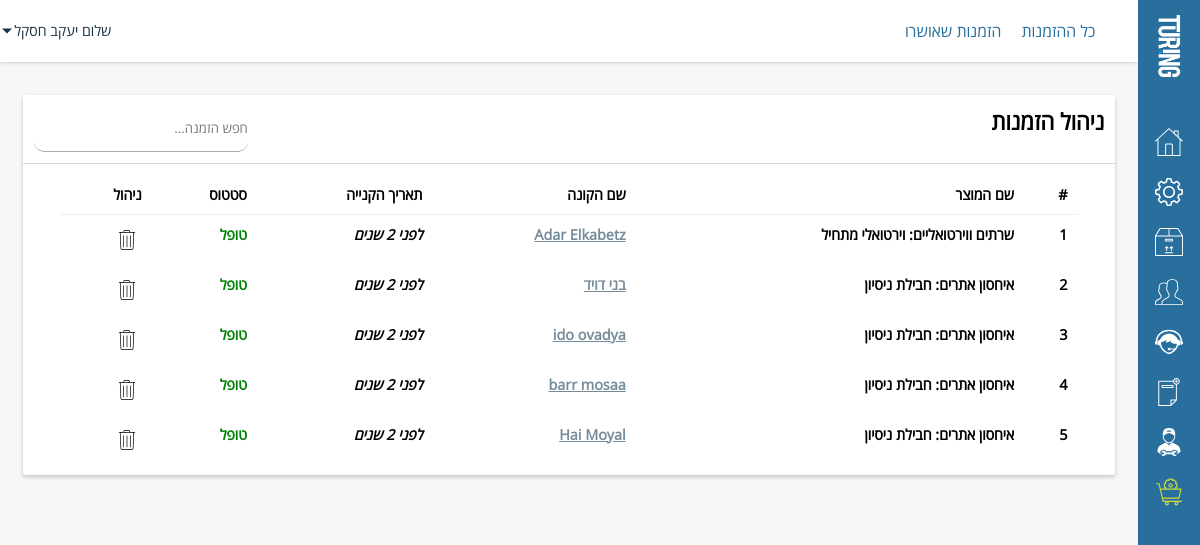
Page /admin/index.php?act=orders (signed in) on the committed database.
### tables this page shows
CREATE TABLE `turing_members` (
  `id` int(11) NOT NULL,
  `username` text NOT NULL,
  `firstname` text NOT NULL,
  `lastname` text NOT NULL,
  `job` varchar(50) NOT NULL DEFAULT 'לא זמין',
  `picture` varchar(150) NOT NULL DEFAULT 'assets/images/customer.png',
  `status` int(11) NOT NULL,
  `password` text NOT NULL,
  `email` text NOT NULL,
  `phone` text NOT NULL,
  `address` text NOT NULL,
  `business_name` text NOT NULL,
  `business_id` int(11) NOT NULL,
  `gender` enum('male','female') NOT NULL,
  `email_message` enum('enable','disable') NOT NULL,
  `registration_date` text NOT NULL,
  `ip` text NOT NULL,
  `level` text NOT NULL,
  `broker_id` int(5) NOT NULL
);

CREATE TABLE `turing_orders` (
  `id` int(11) NOT NULL,
  `date` text NOT NULL,
  `userid` text NOT NULL,
  `productid` text NOT NULL,
  `extra` text,
  `status` text NOT NULL,
  `ip` text NOT NULL,
  `broker_id` int(10) NOT NULL,
  `Cost` int(10) NOT NULL,
  `transaction_id` varchar(50) DEFAULT NULL,
  `payer_email` varchar(50) DEFAULT NULL
);

CREATE TABLE `turing_product` (
  `id` int(11) NOT NULL,
  `title` text NOT NULL,
  `price` text NOT NULL,
  `parameters` text NOT NULL,
  `type` enum('hosts','virtual','reseller','servers','clouds','domains','dedi') NOT NULL,
  `date` text NOT NULL,
  `index` text NOT NULL,
  `recommended` tinyint(1) NOT NULL
);

### core/User.php (called while the page is built, shortened)
<?php
class User {
		var $fullname;
		function __construct($id) {
			if($id != 0)
			{
				$data = $GLOBALS['mysqli']->query("SELECT * FROM `".PREFIX."_members` WHERE `id`='".(int) $id."'")->fetch_assoc();
				$this->fullname		= $data['firstname']." ".$data['lastname'];
			}
			else {
				$this->level = 0;
			}
		}
		function get_Fullname() {
			return $this->fullname;
		}
}
?>

### admin/sources/orders.php (the view, shortened to what this page needs)
<?php
	switch($_GET['do'])
	{
		default:
?>
	<div id="left-side">
		<div class="container">
			<div class="block">
				<div class="block-title">
					<h1>ניהול הזמנות</h1>
					<div class="input-field">
						<input type="text" class="search" placeholder="חפש הזמנה...">
					</div>
				<span class="counter"></span>
				</div>
				<div class="block-inner">
					<table class="table table-hover table-bordered results">
					  <thead>
						<tr>
							<th>#</th>
							<th class="col-md-5 col-xs-5">שם המוצר</th>
							<th class="col-md-4 col-xs-4">שם הקונה</th>
							<th class="col-md-3 col-xs-3">תאריך הקנייה</th>
							<th class="col-md-3 col-xs-3">סטטוס</th>
							<th class="col-md-3 col-xs-3">ניהול</th>
						</tr>
					  </thead>
					  <tbody>
							<?php
								$qGetOrders = $mysqli->query("SELECT * FROM `".PREFIX."_orders` ORDER BY `status` ASC,`date` DESC");
								$counter = 1;
								while($qGetOrderData = $qGetOrders->fetch_assoc())
								{
									$UserData = new User($qGetOrderData['userid']);
									$Product = $mysqli->query("SELECT * FROM `".PREFIX."_product` WHERE `id`='{$qGetOrderData['productid']}' LIMIT 1");
									$ProductData = $Product->fetch_assoc();
									$game = "";
									if($ProductData['type'] == "hosts")
										$type = "איחסון אתרים";
									if($ProductData['type'] == "virtual")
										$type = "שרתים ווירטואליים";
									if ($qGetOrderData['status'] == 0)
									{
										$sStatus = "<span style='font-weight: bold;color: red;'>לא טופל</span>";
									}
									else {
										$sStatus = "<span style='font-weight: bold;color: green;'>טופל</span>";
									}
							?>
							<tr>
								<th scope="row"><?= $counter ?></th>
								<th><?= $type."".$game.": ".$ProductData['title'] ?></th>
								<th><a href="index.php?act=customers&do=view&id=<?= $qGetOrderData['userid'] ?>"><?= $UserData->get_FullName() ?></a></th>
								<th><?= ago($qGetOrderData['date']) ?></th>
								<th><?= $sStatus ?></th>
								<th>
										<a <?= "onClick=\"javascript: return confirm('האם אתה בטוח שברצונך למחוק הזמנה זו מהמערכת?');\" href='index.php?act=orders&do=remove&id=".$qGetOrderData['id']."' " ?> aria-label="מחיקה" class="hint--top editsvg">
										</a>
								</th>
								</tr>
							<?php
								$counter++;
								}
							?>
						</tbody>
					</table>
				</div>
			</div>
		</div>
	</div>
<?php
break;
	}
?>

### admin/template/header.php (shortened to what this page needs)
<!DOCTYPE html>
<html lang="he" dir="rtl">
<head>
	<link rel="stylesheet" href="assets/css/style.css">
	<link rel="stylesheet" href="assets/css/animate.css">
	<link rel="stylesheet" href="assets/css/hint.min.css">
  </head>
<body>
	<header>
		<ul class="desktop">
			<?php
				if($_GET['act'] == "orders") {
					echo '
						<li><a href="index.php?act=orders&filter=-1">כל ההזמנות</a></li>
						<li><a href="index.php?act=orders&filter=1">הזמנות שאושרו</a></li>
					';
				}
			?>
		</ul>
		<div id="header-left">
			<div id="header-userbar">
				<p>שלום <?= $User->get_FullName() ?> <svg xmlns="http://www.w3.org/2000/svg" version="1.1" x="0" y="0" viewBox="0 0 386.3 386.3" xml:space="preserve"><polygon points="0 96.9 193.1 289.4 386.3 96.9 "/></svg></p>
			</div>
		</div>
	</header>

### core/functions.php (shortened to what this page needs)
<?php
global $mysqli;
include "User.php";
if(isset($_SESSION['Username']))
{
	$select = $mysqli->query("SELECT * FROM `".PREFIX."_members` WHERE `id` = '". (int) $_SESSION['UserId'] . "'");
	if ($select->num_rows > 0)
	{
		$User = new User($_SESSION['UserId']);
	}
}
function ago($time)
{
   $periods = array("שניות", "דקות", "שעות", "ימים", "שבועות", "חודשים", "שנים");
   $lengths = array("60","60","24","7","4.35","12","10");
   $now = time();
       $difference     = $now - $time;
   for($j = 0; $difference >= $lengths[$j] && $j < count($lengths)-1; $j++) {
       $difference /= $lengths[$j];
   }
   $date = date("h:m:s d/m/y",$time);
   $difference = round($difference);
   return "<i  class='customTitle' title='$date'>לפני $difference $periods[$j]</i>";
}
?>

### admin/assets/css/style.css (style rules this page uses)
* { margin:0;padding:0;outline:0;border:0;vertical-align:top;text-decoration:none;list-style:none }
a { color:inherit }
body { font-family:'OpenSansHebrewRegular', arial;background-color:#f6f7f8 }
.container { position:relative;padding:2%;box-sizing:border-box }
#left-side { float:left;margin:62px 0 0 0;height:auto;padding-bottom:40px;width:calc(100vw - 62px) }
#left-side .container { height:100% }
.desktop { display:block }
header { z-index:99;background:#fff;top:0;left:0;width:calc(100vw - 62px);height:62px;position:fixed;box-shadow:0 0 4px rgba(0, 0, 0, 0.25) }
header > ul { float:right;line-height:62px;padding:0 2% 0 0 }
header > ul > li { float:right }
header > ul > li > a { float:right;padding:0 20px 0 0;color:#286f9e }
header #header-left { float:left;margin:0 0 0 1%;height:100%;position:relative }
header #header-left svg { max-width:18px;max-height:18px;fill:#286f9e }
header #header-left #header-userbar { float:right;position:relative;width:100px;cursor:pointer; }
header #header-left #header-userbar > p { line-height:62px;font-size:0.9em;color:#1b3445;position:relative;float:right }
header #header-left #header-userbar > p svg { max-width:10px;max-height:10px;position:absolute;top:50%;transform:translateY(-50%);left:-12px;fill:currentColor }
header #header-left div { cursor:pointer }
.block { float:right;width:100%;background:#fff;border-radius:2px;box-shadow:0 2px 4px rgba(0, 0, 0, 0.2);box-sizing:border-box;margin-top: 10px; }
.block .block-title { float:right;width:100%;border-bottom:1px solid #d4dade;padding:1%;box-sizing:border-box }
.block .block-title > h1 { float:right }
.block .block-inner { padding:1%;float:right;width:100%;box-sizing:border-box }
.block .input-field { float:right;width:100%;margin-bottom:20px;position:relative;margin-top:20px }
.block .input-field input[type=text], .block .input-field select, .block .input-field input[type=email], .block .input-field input[type=password] { transition:all 1s ease;border-bottom:1px solid #a2adb5;background:transparent;font-family:'OpenSansHebrewRegular', arial;float:right;width:100%;height:45px;border-radius:10px;position:relative }
.block-title .input-field { float:left;width:20%;margin:0 }
.block h1 { font-size:1.4em }
.block table { width:95%;margin:0px auto;border-collapse:collapse }
.block table thead { border-bottom:1px solid #eeeeee }
.block table th, .block table td { text-align:right;padding:10px 10px;font-size:0.9em }
.block table a { color:#778c9a;text-decoration:underline }
.block table a.editsvg { float:right;position:relative;width:30px;height:30px }
.block table a.editsvg svg { width:20px;height:20px;fill:#000;position:absolute;top:50%;transform:translateY(-50%) translateX(50%);right:50% }
.counter { padding: 12px 0px 0px 70px;color:#000;display:block;float:left; }

### rows in the picture
turing_members: $User->get_FullName() "יעקב חסקל"
turing_orders: turing_product.type "שרתים ווירטואליים", turing_product.title "וירטואלי מתחיל", turing_members.firstname+lastname "Adar Elkabetz", j "שנים", status "טופל"
turing_orders: turing_product.type "איחסון אתרים", turing_product.title "חבילת ניסיון", turing_members.firstname+lastname "בני דויד", j "שנים", status "טופל"
turing_orders: turing_product.type "איחסון אתרים", turing_product.title "חבילת ניסיון", turing_members.firstname+lastname "ido ovadya", j "שנים", status "טופל"
turing_orders: turing_product.type "איחסון אתרים", turing_product.title "חבילת ניסיון", turing_members.firstname+lastname "barr mosaa", j "שנים", status "טופל"
turing_orders: turing_product.type "איחסון אתרים", turing_product.title "חבילת ניסיון", turing_members.firstname+lastname "Hai Moyal", j "שנים", status "טופל"
